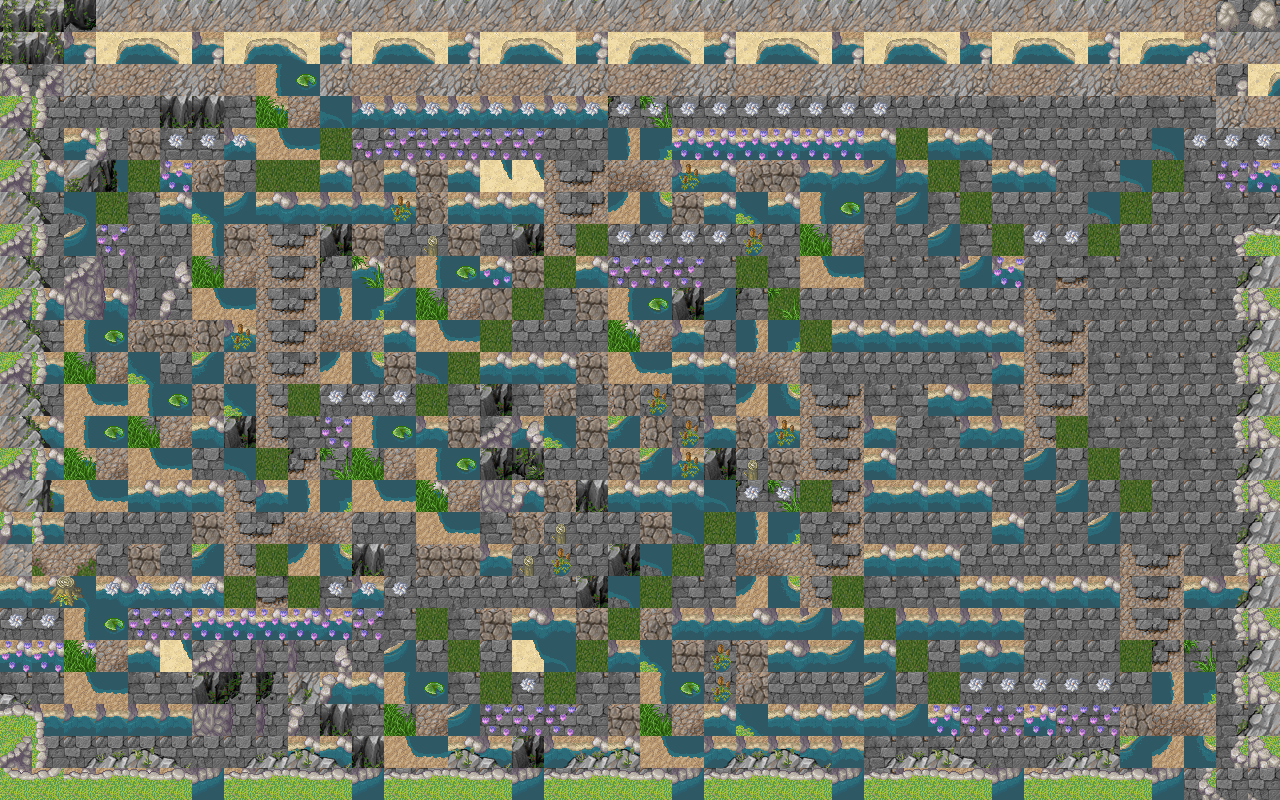

The image is a tile-based game level rendered from a .tmx file. Its description and source (layers, tilesets, objects; grid data summarised) follow:
An orthogonal 40x25 tile map with 32x32 px tiles, 4 tile layers (Gras, Randbegrenzung, Weg, Planzen) and 24 objects.

<map version="1.0" orientation="orthogonal" width="40" height="25" tilewidth="32" tileheight="32">
 <tileset firstgid="1" name="landscape_mountains_(2D_Circle_Graphic_32x32)" tilewidth="32" tileheight="32">
  <image source="gfx/landscape_mountains_(2D_Circle_Graphic_32x32).png" width="512" height="512" />
  <tile id="241">
   <properties>
    <property name="walkable" value="false" />
   </properties>
  </tile>
  <tile id="242">
   <properties>
    <property name="walkable" value="false" />
   </properties>
  </tile>
 </tileset>
 <layer name="Gras" width="40" height="25">
  <data>[1000 cells, 1000 non-empty, 4 distinct tile ids]</data>
 </layer>
 <layer name="Randbegrenzung" width="40" height="25">
  <data>[1000 cells, 262 non-empty, 53 distinct tile ids]</data>
 </layer>
 <layer name="Weg" width="40" height="25">
  <properties>
   <property name="speedup" value="true" />
  </properties>
  <data>[1000 cells, 307 non-empty, 13 distinct tile ids]</data>
 </layer>
 <layer name="Planzen" width="40" height="25">
  <data>[1000 cells, 256 non-empty, 45 distinct tile ids]</data>
 </layer>
 <objectgroup name="Collision" width="40" height="25">
  <properties>
   <property name="walkable" value="false" />
  </properties>
  <object x="622" y="179" width="40" height="32" />
  <object x="816" y="244" width="34" height="33" />
  <object x="625" y="342" width="32" height="30" />
  <object x="10" y="-35" width="1279" height="95" />
  <object x="1253" y="217" width="49" height="581" />
  <object x="50" y="762" width="1181" height="64" />
  <object x="-20" y="67" width="50" height="480" />
  <object x="303" y="528" width="36" height="34" />
  <object x="337" y="340" width="27" height="27" />
  <object x="437" y="319" width="24" height="22" />
  <object x="435" y="511" width="26" height="23" />
  <object x="374" y="478" width="22" height="21" />
  <object x="899" y="-28" width="40" />
  <object x="755" y="574" width="28" height="22" />
  <object x="751" y="373" width="32" height="29" />
  <object x="1167" y="727" width="34" height="24" />
  <object x="403" y="733" width="24" height="15" />
  <object x="660" y="732" width="24" height="18" />
  <object x="211" y="283" width="25" height="24" />
  <object x="277" y="130" width="21" height="18" />
  <object x="152" y="455" width="21" height="15" />
  <object x="55" y="581" width="18" height="16" />
  <object x="88" y="480" width="22" height="19" />
  <object x="82" y="377" width="28" height="25" />
 </objectgroup>
</map>